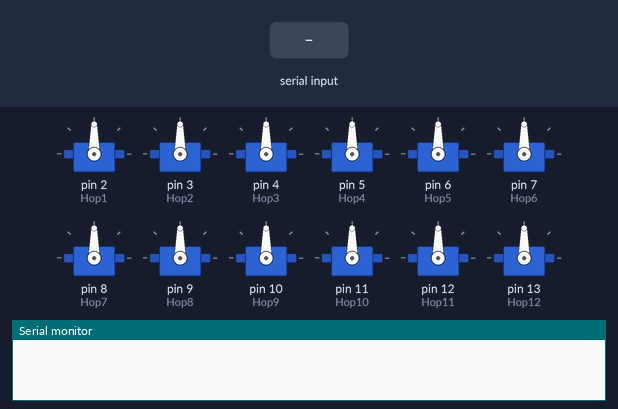
A sketch run on a simulated Arduino Uno, built with avr-gcc and run on an emulated ATmega328P. Shown: 12 × servo, the last lines printed to the serial monitor. The test bench sets the inputs (shaded band).

Above: at 1.2 s.
1.3 s: "1" received over Serial
At 1.53 s:
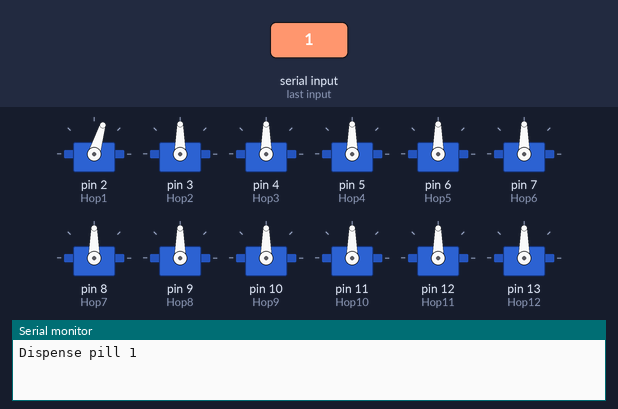
3.2 s: byte 101 ('e') received over Serial
At 3.43 s:
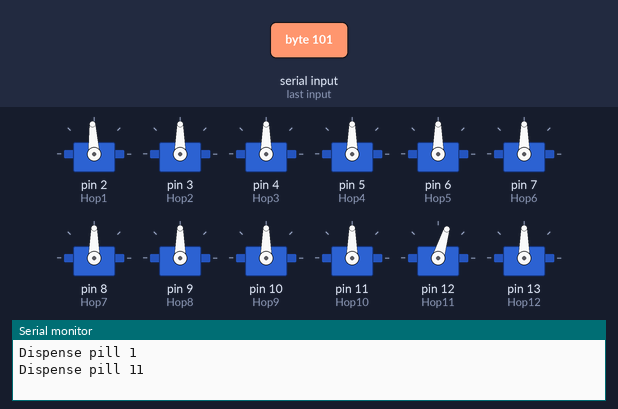
5.1 s: "2" received over Serial
At 5.33 s:
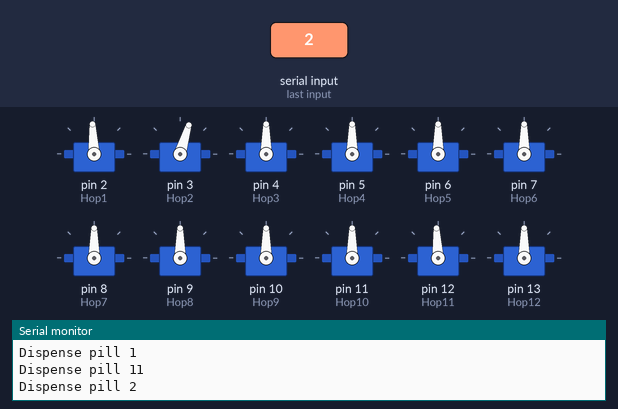
7.0 s: "3" received over Serial
At 7.23 s:
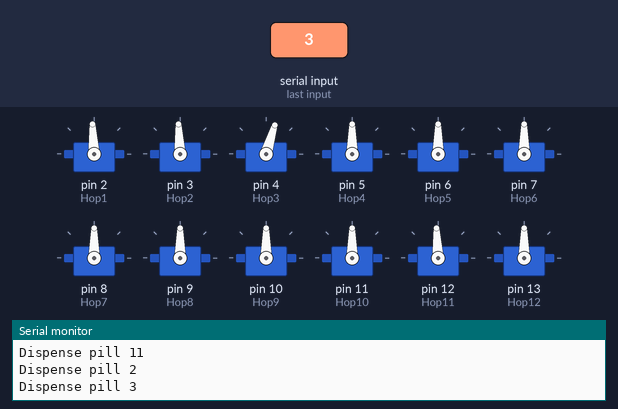
8.9 s: "4" received over Serial
At 9.13 s:
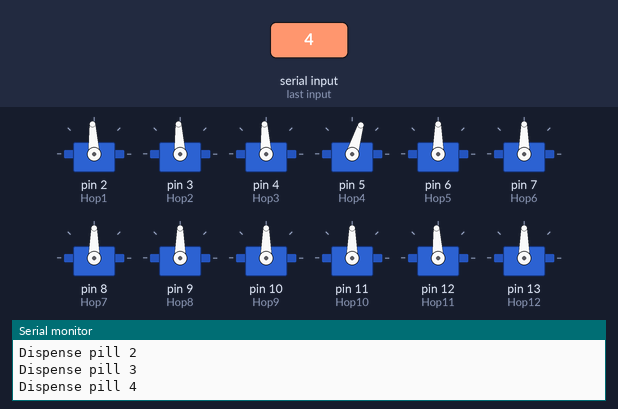
10.8 s: "5" received over Serial
At 11.03 s:
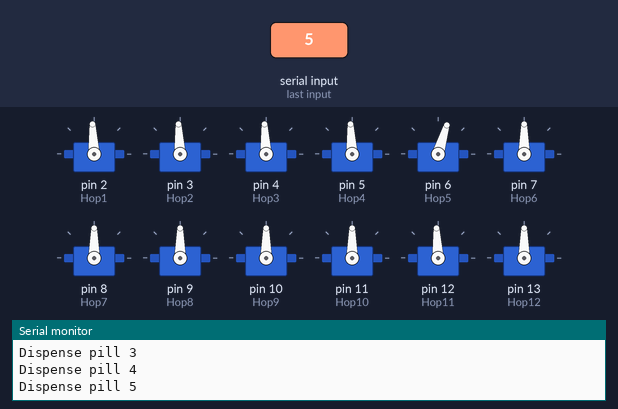
Timing chart, 0 to 13.7 s (numbered marks = the images above; inputs shaded):
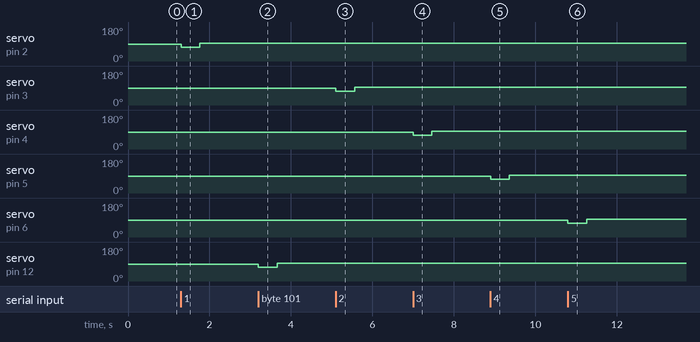

The sketch:

PAPIServos.ino
```cpp
#include <Servo.h>                                                  // Need to add library for the servo motors

Servo Hop1;                                                         // Designate these as servos
Servo Hop2;
Servo Hop3;
Servo Hop4;
Servo Hop5;
Servo Hop6;
Servo Hop7;
Servo Hop8;
Servo Hop9;
Servo Hop10;
Servo Hop11;
Servo Hop12;

char PiInput;                                                       // Input is expected to be a character
int turnSpeed = 1300;
int turnStop = 1500;

void setup() {
  // put your setup code here, to run once:

  Serial.begin(9600);                                               // Start the Serial monitor on baud 9600

  Hop1.attach(2);                                                   // Set pins on Arduino for each Servo
  Hop2.attach(3);
  Hop3.attach(4);
  Hop4.attach(5);
  Hop5.attach(6);
  Hop6.attach(7);
  Hop7.attach(8);
  Hop8.attach(9);
  Hop9.attach(10);
  Hop10.attach(11);
  Hop11.attach(12);
  Hop12.attach(13);

}

void loop() {
  // put your main code here, to run repeatedly:

  while (Serial.available()){                                       // Only do this when the moitor is open
    PiInput = Serial.read();                                        // Set the value of PiInput to whatever is typed in the monitor

    if (PiInput == '1'){                                            // If one is typed, turn the servo motor 1 to dispense one pill
      Serial.println("Dispense pill 1");                            // and so on for the others
      Hop1.writeMicroseconds(turnSpeed);
      delay(460);
      Hop1.writeMicroseconds(turnStop);
    }

    else if (PiInput == '2'){
      Serial.println("Dispense pill 2");
      Hop2.writeMicroseconds(turnSpeed);
      delay(460);
      Hop2.writeMicroseconds(turnStop);
    }

    else if (PiInput == '3'){
      Serial.println("Dispense pill 3");
      Hop3.writeMicroseconds(turnSpeed);
      delay(460);
      Hop3.writeMicroseconds(turnStop);
    }

    else if (PiInput == '4'){
      Serial.println("Dispense pill 4");
      Hop4.writeMicroseconds(turnSpeed);
      delay(460);
      Hop4.writeMicroseconds(turnStop);
    }

    else if (PiInput == '5'){
      Serial.println("Dispense pill 5");
      Hop5.writeMicroseconds(turnSpeed);
      delay(460);
      Hop5.writeMicroseconds(turnStop);
    }

    else if (PiInput == '6'){
      Serial.println("Dispense pill 6");
      Hop6.writeMicroseconds(turnSpeed);
      delay(460);
      Hop6.writeMicroseconds(turnStop);
    }

    else if (PiInput == '7'){
      Serial.println("Dispense pill 7");
      Hop7.writeMicroseconds(turnSpeed);
      delay(460);
      Hop7.writeMicroseconds(turnStop);
    }

    else if (PiInput == '8'){
      Serial.println("Dispense pill 8");
      Hop8.writeMicroseconds(turnSpeed);
      delay(460);
      Hop8.writeMicroseconds(turnStop);
    }

    else if (PiInput == '9'){
      Serial.println("Dispense pill 9");
      Hop9.writeMicroseconds(turnSpeed);
      delay(460);
      Hop9.writeMicroseconds(turnStop);
    }

    else if (PiInput == 't'){
      Serial.println("Dispense pill 10");
      Hop10.writeMicroseconds(turnSpeed);
      delay(460);
      Hop10.writeMicroseconds(turnStop);
    }

    else if (PiInput == 'e'){
      Serial.println("Dispense pill 11");
      Hop11.writeMicroseconds(turnSpeed);
      delay(460);
      Hop11.writeMicroseconds(turnStop);
    }

    else if (PiInput == 't'){
      Serial.println("Dispense pill 12");
      Hop12.writeMicroseconds(turnSpeed);
      delay(460);
      Hop12.writeMicroseconds(turnStop);
    }

    else {                                                         // When there is no input, make sure servos are not moving
      Hop1.writeMicroseconds(turnStop);
      Hop2.writeMicroseconds(turnStop);
      Hop3.writeMicroseconds(turnStop);
      Hop4.writeMicroseconds(turnStop);
      Hop5.writeMicroseconds(turnStop);
      Hop6.writeMicroseconds(turnStop);
      Hop7.writeMicroseconds(turnStop);
      Hop8.writeMicroseconds(turnStop);
      Hop9.writeMicroseconds(turnStop);
      Hop10.writeMicroseconds(turnStop);
      Hop11.writeMicroseconds(turnStop);
      Hop12.writeMicroseconds(turnStop);
    }
  }

}
```

Measured:
- after the input at 1.3 s, servo on pin 2 (Hop1): 90° → 73° at once, → 93° 0.46 s later
- after the input at 3.2 s, servo on pin 12 (Hop11): 90° → 73° at once, → 93° 0.46 s later
- after the input at 5.1 s, servo on pin 3 (Hop2): 90° → 73° at once, → 93° 0.46 s later
- after the input at 7.0 s, servo on pin 4 (Hop3): 90° → 73° at once, → 93° 0.46 s later
- after the input at 8.9 s, servo on pin 5 (Hop4): 90° → 73° at once, → 93° 0.46 s later
- after the input at 10.8 s, servo on pin 6 (Hop5): 90° → 73° at once, → 93° 0.46 s later
